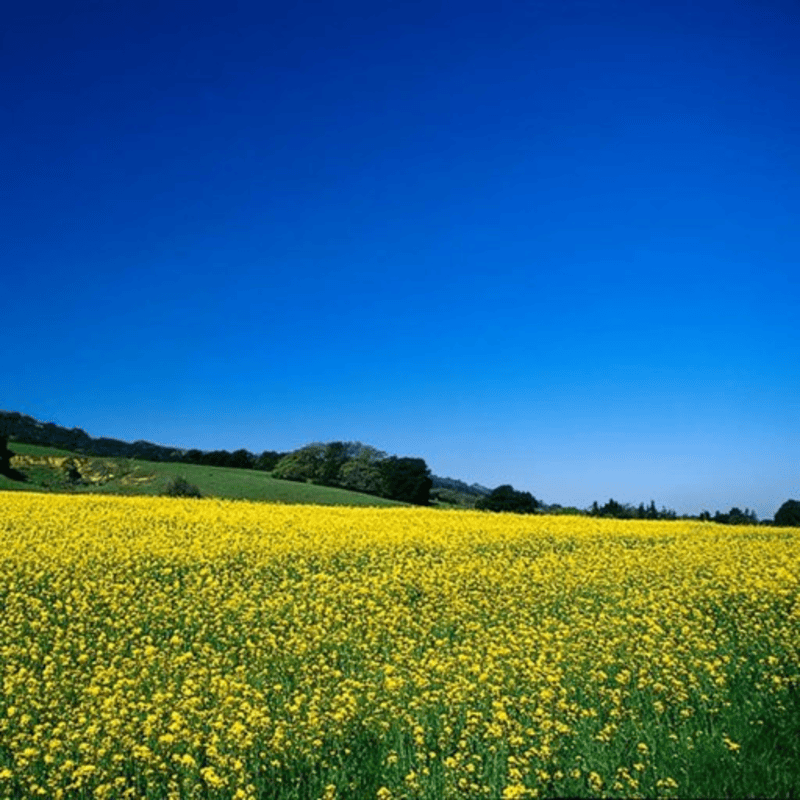
#> input picture images/i800.png, 800 x 800 px; the run also reads 2 pictures not shown here
$ jupyter execute --allow-errors ip-nn.ipynb
#> lines starting #> are read from the running program, lines starting #| are printed output that depends on the picture
[cell 1]
import numpy as np
from PIL import Image
import pywt
import matplotlib.pyplot as plt
import cv2

# ----------------------------
# 1) Helpers
# ----------------------------
def psnr(x, y, data_range=255.0):
    mse = np.mean((x - y) ** 2)
    if mse == 0:
        return float("inf")
    return 20 * np.log10(data_range) - 10 * np.log10(mse)

def load_image_gray(path):
    """Load grayscale image and normalize to 0-255 range"""
#> called with path = './images/i800.png'
    img = cv2.imread(path, cv2.IMREAD_GRAYSCALE)
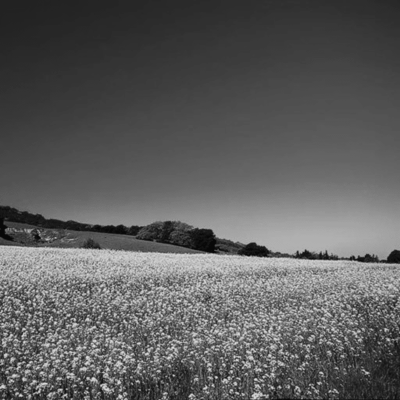
#> img: shape (800, 800) (shown at 1/2 size); min 8, max 219, mean 93.5
    if img is None:
        raise ValueError(f"Could not load image from {path}")
    return np.asarray(img).astype(np.float32)

# [7 lines left out: function load_image_rgb, not called in this run]

def imshow(t, img, cmap=None):
    """Display image with proper colormap and normalization"""
    plt.figure()

    # Auto-detect if grayscale
    if len(img.shape) == 2:
        plt.imshow(img, cmap='gray', vmin=0, vmax=255)
    else:
        # RGB image - normalize to 0-1 if needed
        if img.max() > 1.0:
            img_display = img / 255.0
        else:
            img_display = img
        plt.imshow(img_display)

    plt.axis('off')
    plt.title(t)
    plt.show()

[cell 2]
def dwt(img_gray, wavelet="haar", level=None, mode="symmetric"):
    """
    Returns: coeffs list as from pywt.wavedec2:
      coeffs[0] = cA_L  (approximation at deepest level)
      coeffs[1..L] = (cH, cV, cD) from level L..1
    """
#> called with wavelet = 'haar', level = 2, mode = 'symmetric'
    # Decide max level if not provided
    if level is None:
        # pywt.dwt_max_level expects min dimension
        h, w = img_gray.shape
        level = pywt.dwt_max_level(min(h, w), pywt.Wavelet(wavelet).dec_len)
    coeffs = pywt.wavedec2(img_gray, wavelet=wavelet, mode=mode, level=level)
#> coeffs = 3 items
    return coeffs, level

def idwt(coeffs, wavelet="haar", mode="symmetric"):
    rec = pywt.waverec2(coeffs, wavelet=wavelet, mode=mode)
    return rec

[cell 3]
# ----------------------------
# Inspecting coefficient shapes
# ----------------------------
def print_coeffs_info(coeffs):
    """
    coeffs from wavedec2: [cA_L, (cH_L,cV_L,cD_L), ..., (cH_1,cV_1,cD_1)]
    """
    cA = coeffs[0]
    print(f"Level L approximation: {cA.shape}")
    for i, (cH, cV, cD) in enumerate(coeffs[1:], start=1):
        level = len(coeffs) - i
        print(f"Level {level} details: cH{level}{cH.shape}, cV{level}{cV.shape}, cD{level}{cD.shape}")

[cell 4]
# [77 lines left out: function visualize_dwt_subbands, not called in this run]

def visualize_dwt_pyramid(coeffs, title="DWT Pyramid View", figsize=(12, 8)):
    """
    Visualize DWT in traditional pyramid layout.

    Args:
        coeffs: DWT coefficients from pywt.wavedec2
        title: Figure title
        figsize: Figure size
    """
    num_levels = len(coeffs) - 1

    # Find the size of original image (reconstruct to get dimensions)
    if num_levels > 0:
        # Estimate from the finest level detail shapes
        cH1, cV1, cD1 = coeffs[-1]  # Finest level details
        orig_h, orig_w = cH1.shape[0] * 2, cH1.shape[1] * 2
    else:
        orig_h, orig_w = coeffs[0].shape

    # Create a composite image showing the pyramid structure
    pyramid_img = np.zeros((orig_h, orig_w))

    # Start with the LL approximation at top-left
    cA = coeffs[0]
    h, w = cA.shape

    # Normalize for better visualization
    def normalize_for_display(arr):
        arr_norm = arr.copy()
        arr_norm = (arr_norm - arr_norm.min()) / (arr_norm.max() - arr_norm.min() + 1e-8)
        return arr_norm

    # Place LL
    pyramid_img[:h, :w] = normalize_for_display(cA)

    # Place detail coefficients
    current_h, current_w = h, w

    for i, (cH, cV, cD) in enumerate(coeffs[1:]):
        # LH (horizontal details) - top right
        dh, dw = cH.shape
        pyramid_img[:dh, current_w:current_w + dw] = normalize_for_display(cH)

        # HL (vertical details) - bottom left
        pyramid_img[current_h:current_h + dh, :dw] = normalize_for_display(cV)

        # HH (diagonal details) - bottom right
        pyramid_img[current_h:current_h + dh, current_w:current_w + dw] = normalize_for_display(cD)

        # Update for next level
        current_h, current_w = current_h + dh, current_w + dw

    # Display
    plt.figure(figsize=figsize)
    plt.imshow(pyramid_img, cmap='gray')
    plt.title(title)
    plt.axis('off')

    # Add text annotations
    plt.text(w//2, h//2, 'LL', ha='center', va='center', color='red', fontweight='bold')

    current_h, current_w = h, w
    for i, (cH, cV, cD) in enumerate(coeffs[1:]):
        level = num_levels - i
        dh, dw = cH.shape

        # Annotations
        plt.text(current_w + dw//2, dh//2, f'LH{level}', ha='center', va='center', color='blue', fontweight='bold')
        plt.text(dw//2, current_h + dh//2, f'HL{level}', ha='center', va='center', color='green', fontweight='bold')
        plt.text(current_w + dw//2, current_h + dh//2, f'HH{level}', ha='center', va='center', color='orange', fontweight='bold')

        current_h, current_w = current_h + dh, current_w + dw

    plt.tight_layout()
    plt.show()

[cell 5]
# Change to your image path
path = "./images/i800.png"
wavelet = "haar"
level = 2

# ---- Grayscale demo
g = load_image_gray(path)
coeffs_g, Lg = dwt(g, wavelet=wavelet, level=level, mode="symmetric")
#> coeffs_g = 3 items; Lg = 2
print(f"[GRAY] Levels used: {Lg}")
#| [GRAY] Levels used: 2
print_coeffs_info(coeffs_g)
#> in print_coeffs_info, `cA = coeffs[0]`:
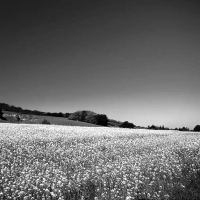
#> cA: shape (200, 200) float32; min 32, max 841.5, mean 374.1; drawn with min black and max white
#| Level L approximation: (200, 200)
#> the loop in print_coeffs_info, `for i, (cH, cV, cD) in enumerate(coeffs[1:], start=1):` made 2 passes
#> (i, level) on passes 1 to 2: (1, 2), (2, 1)
#> (printed output is left out)

rec_g = idwt(coeffs_g, wavelet=wavelet, mode="symmetric")
rec_g = np.clip(rec_g, 0, 255)
print(f"[GRAY] PSNR: {psnr(g, rec_g):.4f} dB")
#> in psnr, `mse = np.mean((x - y) ** 2)`: mse = 1.7e-10
#| [GRAY] PSNR: 145.8348 dB

imshow('Original Gray', g)
imshow('Reconstructed Gray', rec_g)

# visualize_dwt_subbands(coeffs_g, title=f"DWT Subbands ({wavelet}, {level} levels)", figsize=(15, 10))
visualize_dwt_pyramid(coeffs_g, title=f"DWT Pyramid ({wavelet}, {level} levels)", figsize=(10, 8))
#> in visualize_dwt_pyramid, `num_levels = len(coeffs) - 1`: num_levels = 2
#> in visualize_dwt_pyramid, `pyramid_img[:h, :w] = normalize_for_display(cA)`:
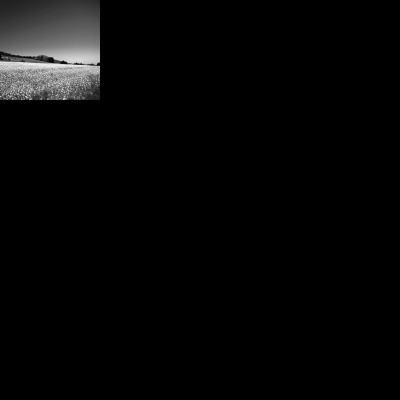
#> pyramid_img: shape (800, 800) float64 (shown at 1/2 size); min 0, max 1, mean 0.0264
#> the loop in visualize_dwt_pyramid, `for i, (cH, cV, cD) in enumerate(coeffs[1:]):` made 2 passes
#> (dh, dw, current_h, current_w) on passes 1 to 2: (200, 200, 400, 400), (400, 400, 800, 800)
#> pass 1, in normalize_for_display (call 3), `arr_norm = arr.copy()`:
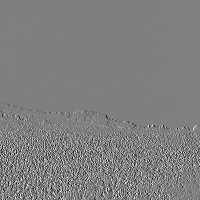
#> arr_norm: shape (200, 200) float32; min -189, max 188.3, mean 0; drawn with min black and max white
#> after the loop in visualize_dwt_pyramid, `for i, (cH, cV, cD) in enumerate(coeffs[1:]):`:
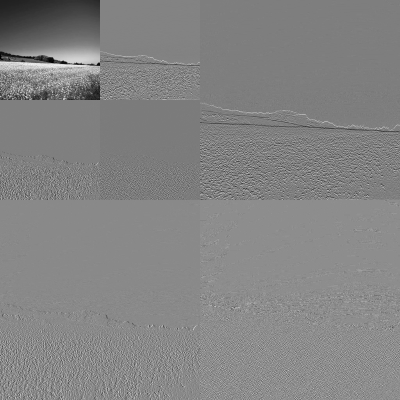
#> pyramid_img: shape (800, 800) float64 (shown at 1/2 size); min 0, max 1, mean 0.518
#> the loop in visualize_dwt_pyramid, `for i, (cH, cV, cD) in enumerate(coeffs[1:]):` made 2 passes
#> (level, dh, dw, current_h, current_w) on passes 1 to 2: (2, 200, 200, 400, 400), (1, 400, 400, 800, 800)
#> `img2_rotated = cv2.rotate(img2_resized, cv2.ROTATE_90_CLOCKWISE)`:
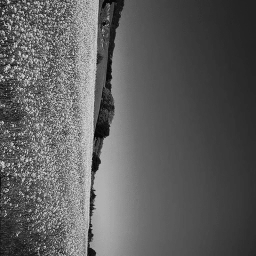
#> img2_rotated: shape (256, 256); min 8, max 219, mean 93.5

[cell 6]
def jpeg_attack(bgr, q=75):
    enc = cv2.imencode(".jpg", bgr, [int(cv2.IMWRITE_JPEG_QUALITY), int(q)])[1]
    return cv2.imdecode(enc, cv2.IMREAD_COLOR)

# [9 lines left out: functions rotate_attack, scale_attack, not called in this run]

def resize(img, width, height):
    return cv2.resize(img, (width, height), interpolation=cv2.INTER_CUBIC)

[cell 7]
import cv2
import numpy as np

def fourier_mellin_transform(image1, image2):
    """
    Computes the rotation and scaling between two images using the Fourier-Mellin Transform.

    Args:
        image1 (np.array): The reference image.
        image2 (np.array): The image to be aligned.

    Returns:
        tuple: A tuple containing the rotation angle (in degrees) and the scaling factor.
    """
    # Step 1: Translation Invariance (using DFT)

    # Apply a 2D DFT to both images.
    dft1 = cv2.dft(np.float32(image1), flags=cv2.DFT_COMPLEX_OUTPUT)
    dft2 = cv2.dft(np.float32(image2), flags=cv2.DFT_COMPLEX_OUTPUT)

    # Calculate the magnitude of the DFT results.
    magnitude1 = cv2.magnitude(dft1[:, :, 0], dft1[:, :, 1])
    magnitude2 = cv2.magnitude(dft2[:, :, 0], dft2[:, :, 1])

    # Add a small epsilon to avoid log of zero.
    magnitude1 += 1e-10
    magnitude2 += 1e-10

    # Apply a log transformation to the magnitude.
    log_polar1 = np.log(magnitude1)
    log_polar2 = np.log(magnitude2)

    # Step 2: Log-Polar Transformation

    # Get the image dimensions
    rows, cols = image1.shape
    center = (cols / 2, rows / 2)

    # Convert the log-magnitude images to log-polar coordinates.
    log_polar_map1 = cv2.logPolar(log_polar1, center, 40, cv2.WARP_FILL_OUTLIERS)
    log_polar_map2 = cv2.logPolar(log_polar2, center, 40, cv2.WARP_FILL_OUTLIERS)

    # Step 3: Finding the Shift (using another DFT and phase correlation)

    # Apply a 2D DFT to the log-polar images.
    dft_lp1 = cv2.dft(np.float32(log_polar_map1), flags=cv2.DFT_COMPLEX_OUTPUT)
    dft_lp2 = cv2.dft(np.float32(log_polar_map2), flags=cv2.DFT_COMPLEX_OUTPUT)

    # Calculate the phase correlation between the two log-polar images.
    product = cv2.mulSpectrums(dft_lp1, dft_lp2, 0, conjB=True)
    phase_correlation = cv2.idft(product, flags=cv2.DFT_SCALE | cv2.DFT_REAL_OUTPUT)

    # Find the peak in the phase correlation result.
    _, max_val, _, max_loc = cv2.minMaxLoc(phase_correlation)

    # Step 4: Interpreting the Results

    # Calculate the shift (rotation and scaling)
    dx = max_loc[0] - cols // 2
    dy = max_loc[1] - rows // 2

    # The horizontal shift corresponds to rotation.
    rotation = -360.0 * (dx / cols)

    # The vertical shift corresponds to scaling.
    scaling_factor = np.exp(dy / 40) # 40 is the 'M' value from logPolar

    return rotation, scaling_factor

# --- Example Usage ---

# Load images (make sure they are in the same folder as the script)
# Replace with your own image paths
img1 = cv2.imread('images/i800.png', 0)
img2 = cv2.imread('images/i800-r.png', 0)

# Check if images are loaded
#> (the rest of this cell did not finish here and is left out)

#> in fourier_mellin_transform, `log_polar1 = np.log(magnitude1)`:
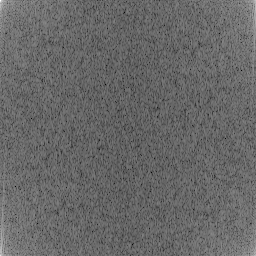
#> log_polar1: shape (256, 256) float32; min 3.13, max 15.63, mean 8.23; drawn with min black and max white
#> in fourier_mellin_transform, `log_polar_map2 = cv2.logPolar(log_polar2, center, 40, cv2.WARP_FILL_OU..`:
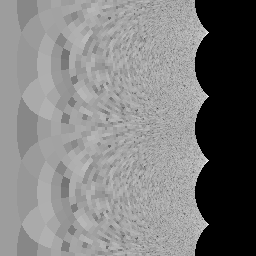
#> log_polar_map2: shape (256, 256) float32; min 0, max 12.26, mean 6.07; drawn with min black and max white
#> in fourier_mellin_transform, `phase_correlation = cv2.idft(product, flags=cv2.DFT_SCALE | cv2.DFT_RE..`:
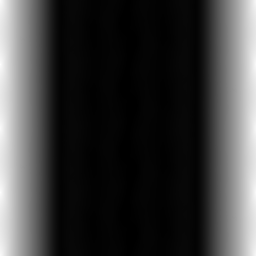
#> phase_correlation: shape (256, 256) float32; min 2209405.5, max 3128061.8, mean 2418065.5; drawn with min black and max white
#> in fourier_mellin_transform, `_, max_val, _, max_loc = cv2.minMaxLoc(phase_correlation)`: max_val = 3128061.8; max_loc = (0, 64)
#> in fourier_mellin_transform, `dx = max_loc[0] - cols // 2`: dx = -128
#> in fourier_mellin_transform, `dy = max_loc[1] - rows // 2`: dy = -64
#> in fourier_mellin_transform, `rotation = -360.0 * (dx / cols)`: rotation = 180
#> in fourier_mellin_transform, `scaling_factor = np.exp(dy / 40) # 40 is the 'M' value from logPolar`: scaling_factor = 0.202
#> `rotation, scale = fourier_mellin_transform(img1_resized, img2_rotated)`: rotation = 180; scale = 0.202
#| Detected Rotation: 180.00 degrees
#| Detected Scaling Factor: 0.20
    print(f"Detected Rotation: {rotation:.2f} degrees")
    print(f"Detected Scaling Factor: {scale:.2f}")

    rotation, scale = fourier_mellin_transform(img1_resized, img2_scaled)
#> in fourier_mellin_transform (call 2), `log_polar2 = np.log(magnitude2)`:
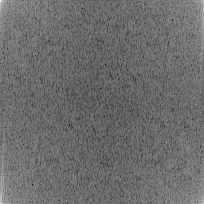
#> log_polar2: shape (204, 204) float32; min 2.13, max 15.17, mean 7.69; drawn with min black and max white
#> (the rest of the program and of its run is left out)
